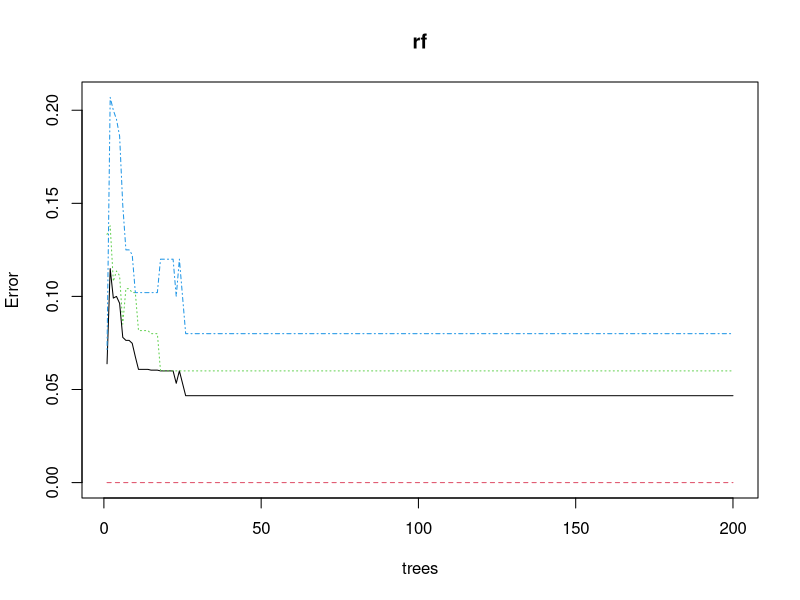
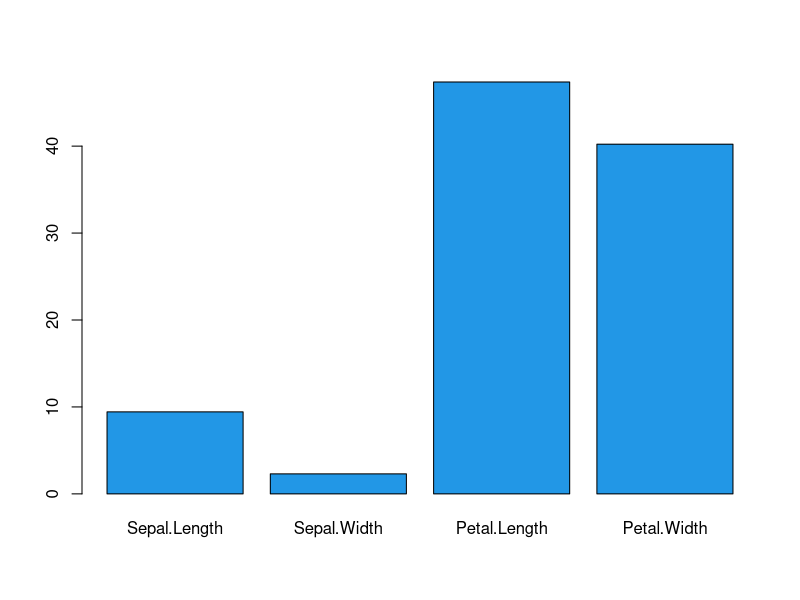

Write the R code that produced these figures, in order.
# Exercise 1: Get Familiar with Random Forests (RF) in R

# Install the Random Forest (RF) package if necessary
install.packages("randomForest")
# load the RF package
library(randomForest)
# take a look at the iris data
head(iris)
# take a look at the class labesl
table(iris$Species)
# Define the design matrix and the classifciation target
X <-iris[, 1:4]
Y <-iris$Species
# Learn a RF model
rf <-randomForest(x=X, y=Y, ntree=200, do.trace=T)
# Print results
rf
# Plot convergence of outofbag error
plot(rf)
# investigate the vairable importance
importance(rf)
barplot(t(importance(rf)), col=4)

# Exercise 2: Random Forests for Space Exploration
